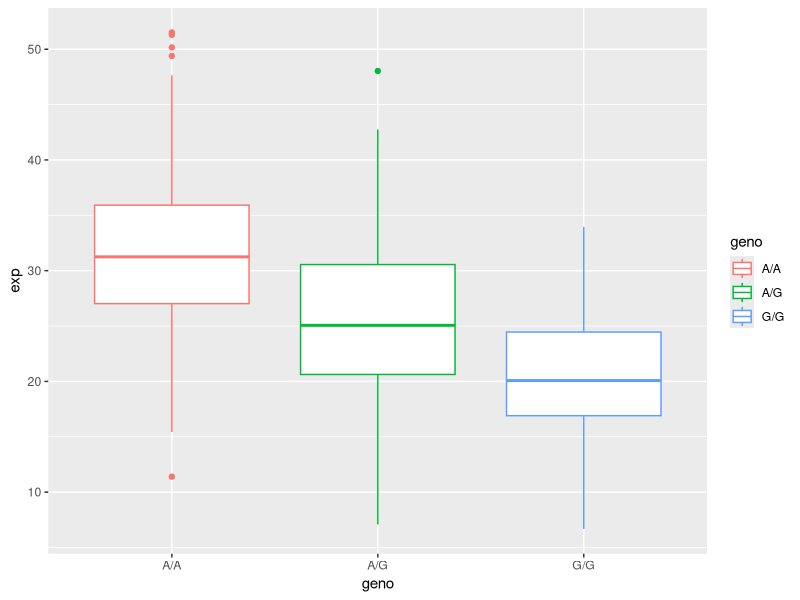

Reproduce this figure in R.
## ---- chunk 1
expr <- read.csv("updated.csv")
## ---- chunk 2
head(expr)
## ---- chunk 3
table(expr$geno)
## ---- chunk 4
library(plyr)

p_meds <- ddply(expr, .(geno), summarise, med = median(exp) )
p_meds
## ---- chunk 5
library(ggplot2)

plot <- ggplot(expr) + 
  aes(x = geno, y = exp, col = geno) +
  geom_boxplot()

plot
